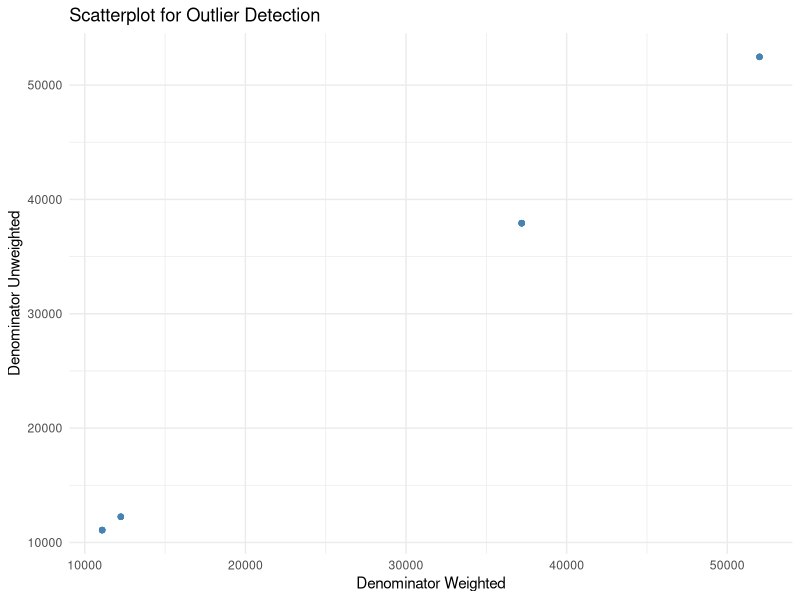
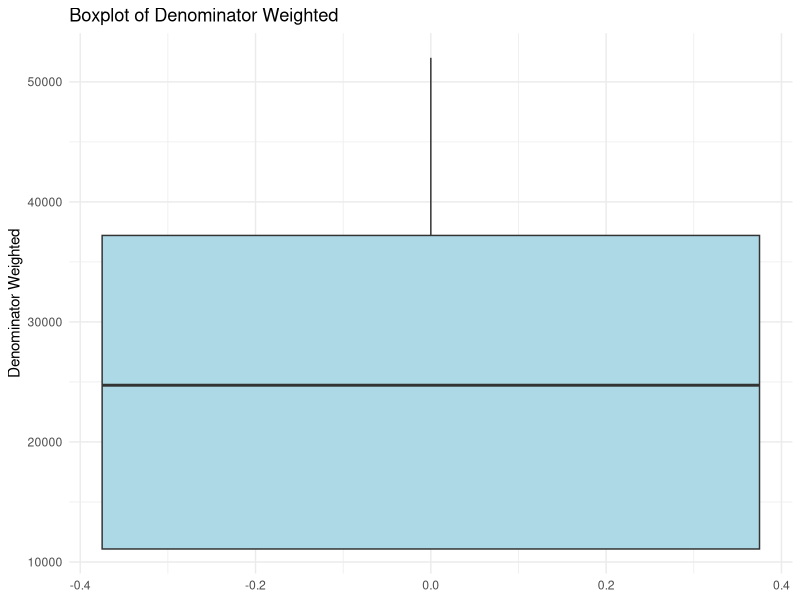

Write the R code that produced these figures, in order. (Note: this script raises an error after producing the figures.)
## ---- chunk 1
knitr::opts_chunk$set(echo = TRUE)
## ---- chunk 2
library(dplyr)
library(tidyr)
library(stringr)
library(readr)
library(here)
library(ggplot2)

getwd()
list.files("data/raw_data")
## ---- chunk 3
t_df <- read_csv(here("raw_data","toilet-facilities_national_zaf.csv"))
## ---- chunk 4
head(t_df)
## ---- chunk 5
t_df <- t_df[-1, ]
## ---- chunk 6
dim(t_df)
## ---- chunk 7
dup_check <- t_df %>%
  group_by(Indicator, SurveyYear, CharacteristicId, Value) %>%
  filter(n() > 1)

dup_check

## ---- chunk 8

data.frame(
  Column = names(t_df),
  Missing_Percentage = paste0(round(colMeans(is.na(t_df)) * 100, 2), "%")
  )

## ---- chunk 9
data.frame(
  Column = names(t_df),
  Missing_Data = paste0(colSums(is.na(t_df)))
  )
## ---- chunk 10
data.frame(
  Column = names(t_df),
  paste0(sapply(t_df, typeof))
)

## ---- chunk 11
str(t_df)

## ---- chunk 12
t_df <- t_df %>%
  mutate(
        Value = as.numeric(Value),
    Precision = as.numeric(Precision),
    SurveyYear = as.integer(SurveyYear),
    IndicatorOrder = as.integer(IndicatorOrder),
    CharacteristicId = as.integer(CharacteristicId),
    CharacteristicOrder = as.integer(CharacteristicOrder),
    IsTotal = as.logical(as.integer(IsTotal)),
    IsPreferred = as.logical(as.integer(IsPreferred)),
    SurveyYearLabel = as.integer(SurveyYearLabel),
    DenominatorWeighted = as.numeric(DenominatorWeighted),
    DenominatorUnweighted = as.numeric(DenominatorUnweighted),
  )
## ---- chunk 13
library(dplyr)
library(purrr)

# Summary table: column name, number of unique values, sample of unique values
n_sample <- 3

summary_tbl <- t_df %>%
  map_df(~ tibble(
    n_unique = n_distinct(.),
    sample_values = paste(head(unique(.), n_sample), collapse = ", ")
  ), .id = "column")


summary_tbl


## ---- chunk 14
t_df <- t_df %>%

 select(
     -ISO3, 
    -DHS_CountryCode, 
    -CountryName, 
    -SurveyId,
    -ByVariableId, 
    -ByVariableLabel, 
    -IsTotal,
    -RegionId, 
    -SurveyYearLabel, 
    -SurveyType,
    -CharacteristicOrder
  )
## ---- chunk 15


library(dplyr)
library(tidyr)

imm_df <- t_df %>%
  fill(DenominatorWeighted, DenominatorUnweighted, .direction = "down")

t_df[
       c("DenominatorWeighted", "DenominatorUnweighted")]

## ---- chunk 16
ggplot(t_df, aes(x = DenominatorWeighted, y = DenominatorUnweighted)) +
  geom_point(alpha = 0.6, color = "steelblue") +
  labs(title = "Scatterplot for Outlier Detection",
       x = "Denominator Weighted",
       y = "Denominator Unweighted") +
  theme_minimal()


ggplot(t_df, aes(y = DenominatorWeighted)) +
  geom_boxplot(fill = "lightblue", outlier.color = "red", outlier.shape = 16) +
  labs(title = "Boxplot of Denominator Weighted",
       y = "Denominator Weighted") +
  theme_minimal()
## ---- chunk 17
dim(t_df)
## ---- chunk 18
# Calculate IQR boundaries
Q1_w <- quantile(t_df$DenominatorWeighted, 0.25, na.rm = TRUE)
Q3_w <- quantile(t_df$DenominatorWeighted, 0.75, na.rm = TRUE)
IQR_w <- Q3_w - Q1_w
lower_w <- Q1_w - 1.5 * IQR_w
upper_w <- Q3_w + 1.5 * IQR_w

Q1_uw <- quantile(t_df$DenominatorUnweighted, 0.25, na.rm = TRUE)
Q3_uw <- quantile(t_df$DenominatorUnweighted, 0.75, na.rm = TRUE)
IQR_uw <- Q3_uw - Q1_uw
lower_uw <- Q1_uw - 1.5 * IQR_uw
upper_uw <- Q3_uw + 1.5 * IQR_uw

# Cap values to the IQR limits
t_df <- t_df %>%
  mutate(
    DenominatorWeighted = pmin(pmax(DenominatorWeighted, lower_w), upper_w),
    DenominatorUnweighted = pmin(pmax(DenominatorUnweighted, lower_uw), upper_uw)
  )


## ---- chunk 19
write_csv(t_df, here("cleaned_data", "toilet_cleaned.csv"))
